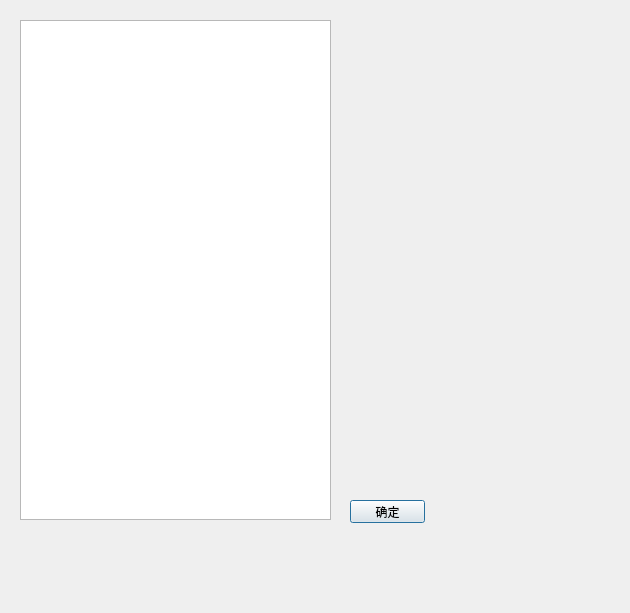
<?xml version="1.0" encoding="UTF-8"?>
<ui version="4.0">
 <class>PortMapWin</class>
 <widget class="QDialog" name="PortMapWin">
  <property name="geometry">
   <rect>
    <x>0</x>
    <y>0</y>
    <width>630</width>
    <height>613</height>
   </rect>
  </property>
  <property name="windowTitle">
   <string>Dialog</string>
  </property>
  <widget class="QListView" name="nodeListView">
   <property name="geometry">
    <rect>
     <x>20</x>
     <y>20</y>
     <width>311</width>
     <height>500</height>
    </rect>
   </property>
  </widget>
  <widget class="QPushButton" name="pushButton">
   <property name="geometry">
    <rect>
     <x>350</x>
     <y>500</y>
     <width>75</width>
     <height>23</height>
    </rect>
   </property>
   <property name="text">
    <string>确定</string>
   </property>
  </widget>
 </widget>
 <resources/>
 <connections/>
</ui>
